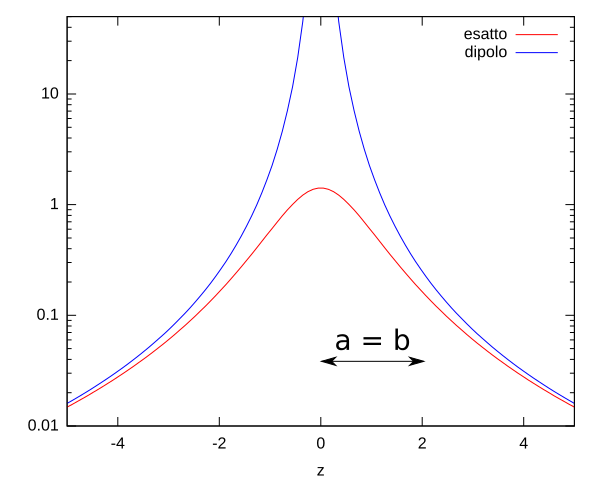

This chart was generated by the following gnuplot code:
set terminal svg
set output "potenziale_spira_rettangolare.svg"
set yrange [0.01:50]
set log y
set xlabel 'z'
l = 2
plot [x=-5:5] 1./(sqrt(x**2+l**2/4+l**2./4))*(2./(x**2+l**2/4)) title 'esatto', 1./(sqrt(x**2))*(2./(x**2)) ls 3 title 'dipolo'
#pause -1
